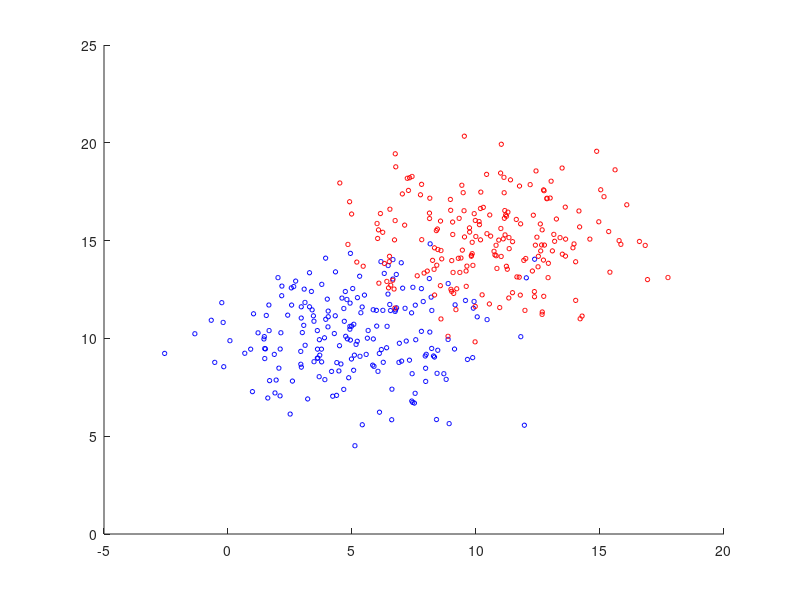

Reproduce this figure in MATLAB. (Note: this script raises an error after producing the figure.)
clear all;
close all;

MU1 = [5 10];
SIGMA1 = [8 0; 0 4];
MU2 = [10 15];
SIGMA2 = [8 0; 0 4];
X1 = mvnrnd(MU1,SIGMA1,200);
X2 = mvnrnd(MU2,SIGMA2,200);

range1 = [-5:0.1:20]
range2 = [-5:0.1:20]

figure;
hold on;

scatter(X1(:,1), X1(:,2), 10, 'b');
scatter(X2(:,1), X2(:,2), 10, 'r');

[a_vectors, a_values] = eigs(SIGMA1)
[b_vectors, b_values] = eigs(SIGMA2)

a_theta = atan2(a_vectors(2,1), a_vectors(1,1));
plot_ellipse(MU1(1), MU1(2), a_theta, sqrt(a_values(1,1)), sqrt(a_values(2,2)));

b_theta = atan2(b_vectors(2,1), b_vectors(1,1));
plot_ellipse(MU2(1), MU2(2), b_theta, sqrt(b_values(1,1)),sqrt(b_values(2,2)));

map_1 = MAP([MU1; MU2], range1, range2, cat(3,SIGMA1,SIGMA2), [0.5 0.5]);
contour(range1, range2, map_1', [1 1], '--r');
hold on;